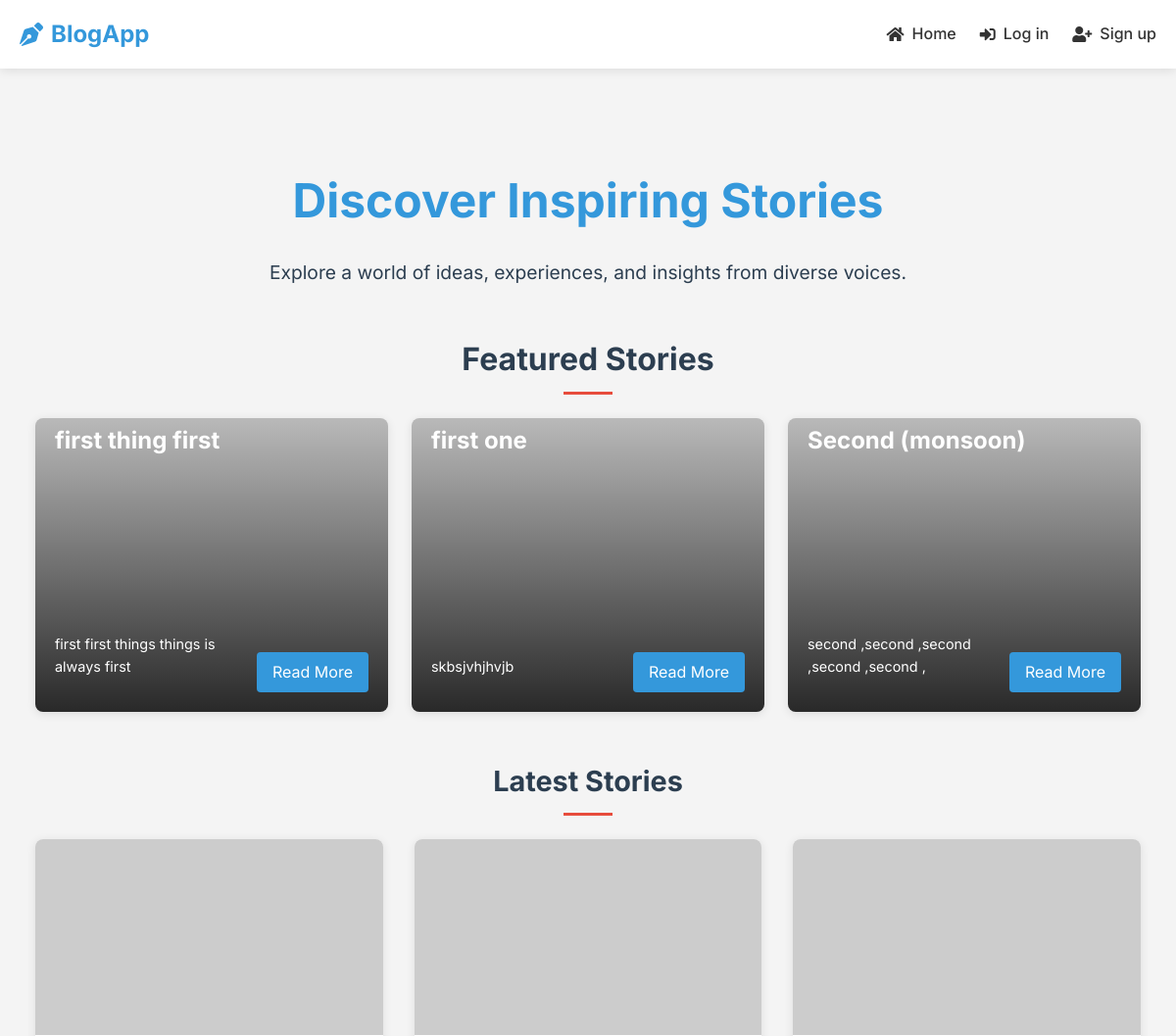
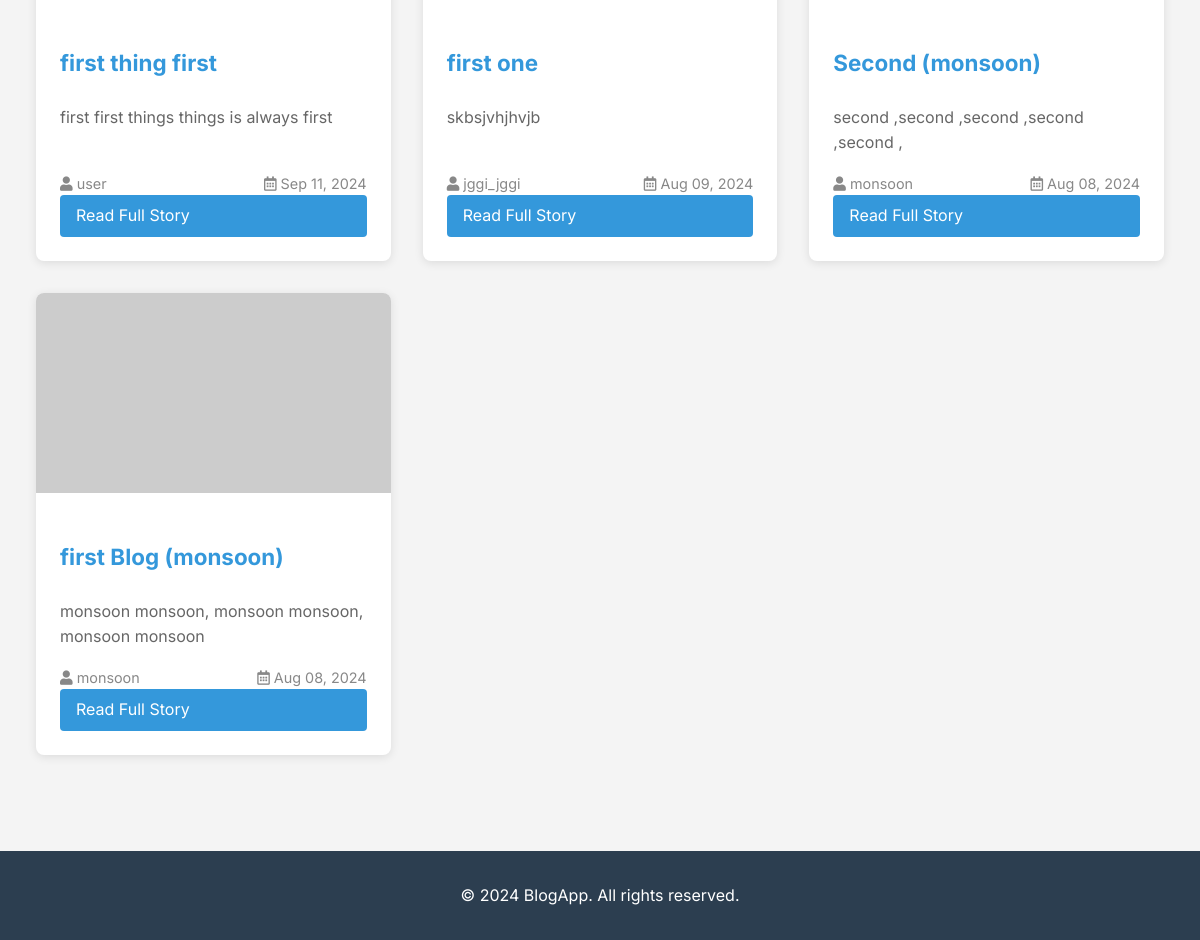
The page / on the database its author committed (2 pictures, top to bottom).
### blog/models.py (models this page shows, shortened)
class Post(models.Model):
    PENDING = 'Pending'
    APPROVED = 'Approved'
    REJECTED = 'Rejected'
    STATUS_CHOICES = [
        (PENDING, 'Pending'),
        (APPROVED, 'Approved'),
        (REJECTED, 'Rejected'),
    ]
    title = models.CharField(max_length=150) #Post title
    content = models.TextField() # Post Content
    created_at = models.DateTimeField(auto_now_add=True) #creation time
    author = models.ForeignKey(User, on_delete=models.CASCADE, default='')
    status = models.CharField(max_length=10, choices=STATUS_CHOICES, default=PENDING)

### blog/views.py (the view)
# urls.py: path('', PostListView.as_view(), name='post_list'),
class PostListView(ListView):
    model = Post
    template_name = 'post_list.html'
    context_object_name = 'posts'
    paginate_by = 6
    def get_queryset(self):
        return Post.objects.filter(status=Post.APPROVED).order_by('-created_at')
    def get_context_data(self, **kwargs):
        context = super().get_context_data(**kwargs)
        context['featured_posts'] = Post.objects.filter(status=Post.APPROVED).order_by('-created_at')[:3]
        return context

### blog/templates/post_list.html (shortened to what this page needs)
{% extends 'base.html' %}
{% block content %}
<div class="home-container">
    <header class="home-header">
        <h1>Discover Inspiring Stories</h1>
        <p class="subtitle">Explore a world of ideas, experiences, and insights from diverse voices.</p>
    </header>
    <section class="featured-posts">
        <h2 class="section-title">Featured Stories</h2>
        <div class="featured-grid">
            {% for post in featured_posts|slice:":3" %}
                <article class="featured-card" style="background-image: url('{{ post.image.url|default:'https://via.placeholder.com/800x600' }}');">
                    <div class="featured-content">
                        <h3 class="featured-title">{{ post.title }}</h3>
                        <div class="featured-bottom">
                            <p class="featured-excerpt">{{ post.content|truncatewords:15 }}</p>
                            <a href="{% url 'post_detail' post.pk %}" class="btn btn-light">Read More</a>
                        </div>
                    </div>
                </article>
            {% endfor %}
        </div>
    </section>
    <section class="recent-posts">
        <h2 class="section-title">Latest Stories</h2>
        <div class="post-grid">
            {% for post in posts %}
                <article class="post-card">
                    <div class="post-image">
                        <img src="{{ post.image.url|default:'https://via.placeholder.com/300x200' }}" alt="{{ post.title }}">
                    </div>
                    <div class="post-content">
                        <h3 class="post-title">{{ post.title }}</h3>
                        <p class="post-excerpt">{{ post.content|truncatewords:20 }}</p>
                        <div class="post-meta">
                            <span class="author"><i class="fas fa-user"></i> {{ post.author.username }}</span>
                            <span class="date"><i class="far fa-calendar-alt"></i> {{ post.created_at|date:"M d, Y" }}</span>
                        </div>
                        <a href="{% url 'post_detail' post.pk %}" class="btn btn-outline">Read Full Story</a>
                    </div>
                </article>
            {% empty %}
                <div class="no-posts">
                    <i class="fas fa-pen-fancy fa-3x"></i>
                    <p>No stories yet. Be the first to share your inspiration!</p>
                    <a href="{% url 'post_create' %}" class="btn btn-primary">Start Writing</a>
                </div>
            {% endfor %}
        </div>
    </section>
</div>
{% endblock %}

### blog/static/css/style.css (style rules this page uses)
:root { --primary-color: #3498db; --secondary-color: #2c3e50; --background-color: #f4f4f4; --text-color: #333; --light-gray: #e0e0e0; --white: #ffffff; --shadow: 0 2px 10px rgba(0,0,0,0.1); --accent-color: #e74c3c; }
body { font-family: 'Inter', sans-serif; line-height: 1.6; color: var(--text-color); background-color: var(--background-color); margin: 0; padding: 0; }
.post-grid { display: grid; grid-template-columns: repeat(auto-fill, minmax(300px, 1fr)); gap: 2rem; }
.post-card { background-color: var(--white); border-radius: 8px; overflow: hidden; box-shadow: var(--shadow); transition: transform 0.3s; display: flex; flex-direction: column; height: 100%; }
.post-image { height: 200px; overflow: hidden; }
.post-image img { width: 100%; height: 100%; object-fit: cover; transition: transform 0.3s ease; }
.post-content { padding: 1.5rem; flex-grow: 1; display: flex; flex-direction: column; }
.post-title { font-size: 1.4rem; margin-bottom: 0.5rem; color: var(--primary-color); }
.post-excerpt { font-size: 1rem; color: var(--text-color); margin-bottom: 1rem; flex-grow: 1; }
.post-meta { font-size: 0.9rem; color: var(--secondary-color); margin-top: auto; display: flex; justify-content: space-between; align-items: center; }
.btn { display: inline-block; padding: 0.5rem 1rem; background-color: var(--primary-color); color: var(--white); text-decoration: none; border-radius: 4px; transition: background-color 0.3s ease; }
.recent-posts h2 { font-size: 1.8rem; margin-bottom: 1.5rem; }
.post-card { background-color: var(--white); border-radius: 8px; box-shadow: var(--shadow); overflow: hidden; display: flex; justify-content: space-between; transition: transform 0.3s ease; }
.post-content { padding: 1.5rem; flex-grow: 1; }
.post-title { font-size: 1.4rem; margin-bottom: 0.5rem; }
.post-excerpt { color: #666; margin-bottom: 1rem; }
.post-meta { font-size: 0.9rem; color: #888; display: flex; justify-content: space-between; }
.home-container { max-width: 1200px; margin: 0 auto; padding: 2rem 1rem; }
.home-header { text-align: center; margin-bottom: 3rem; }
.home-header h1 { font-size: 3rem; color: var(--primary-color); margin-bottom: 0.5rem; font-weight: 700; }
.subtitle { font-size: 1.2rem; color: var(--secondary-color); }
.section-title { font-size: 2rem; margin-bottom: 1.5rem; color: var(--secondary-color); text-align: center; position: relative; }
.section-title::after { content: ''; display: block; width: 50px; height: 3px; background-color: var(--accent-color); margin: 0.5rem auto 0; }
.featured-grid { display: grid; grid-template-columns: repeat(3, 1fr); gap: 1.5rem; margin-bottom: 3rem; }
.featured-card { position: relative; height: 300px; border-radius: 8px; overflow: hidden; background-size: cover; background-position: center; box-shadow: var(--shadow); transition: transform 0.3s ease; }
.featured-content { position: absolute; bottom: 0; left: 0; right: 0; padding: 20px; background: linear-gradient(to top, rgba(0,0,0,0.8), rgba(0,0,0,0)); color: var(--white); display: flex; flex-direction: column; height: 100%; justify-content: flex-end; }
.featured-title { font-size: 1.5rem; margin-bottom: 10px; }
.featured-bottom { display: flex; justify-content: space-between; align-items: flex-end; }
.featured-excerpt { font-size: 0.9rem; margin-bottom: 0; flex: 1; margin-right: 15px; }
.featured-content .btn { white-space: nowrap; }
.featured-content { position: absolute; bottom: 0; left: 0; right: 0; padding: 20px; background: linear-gradient(to top, rgba(0,0,0,0.8), rgba(0,0,0,0)); color: var(--white); }
.featured-excerpt { font-size: 0.9rem; margin-bottom: 15px; }
.featured-card { position: relative; height: 300px; border-radius: 8px; overflow: hidden; background-size: cover; background-position: center; box-shadow: var(--shadow); }
.featured-content { display: flex; justify-content: space-between; transition: transform 0.3s ease; }

### rows shown on the page
Post: title "first thing first", content "first first things things is always first", author.username "user", created_at "Sep 11, 2024"
Post: title "first one", content "skbsjvhjhvjb", author.username "jggi_jggi", created_at "Aug 09, 2024"
Post: title "Second (monsoon)", content "second ,second ,second ,second ,second ,", author.username "monsoon", created_at "Aug 08, 2024"
Post: title "first Blog (monsoon)", content "monsoon monsoon, monsoon monsoon, monsoon monsoon", author.username "monsoon", created_at "Aug 08, 2024"
